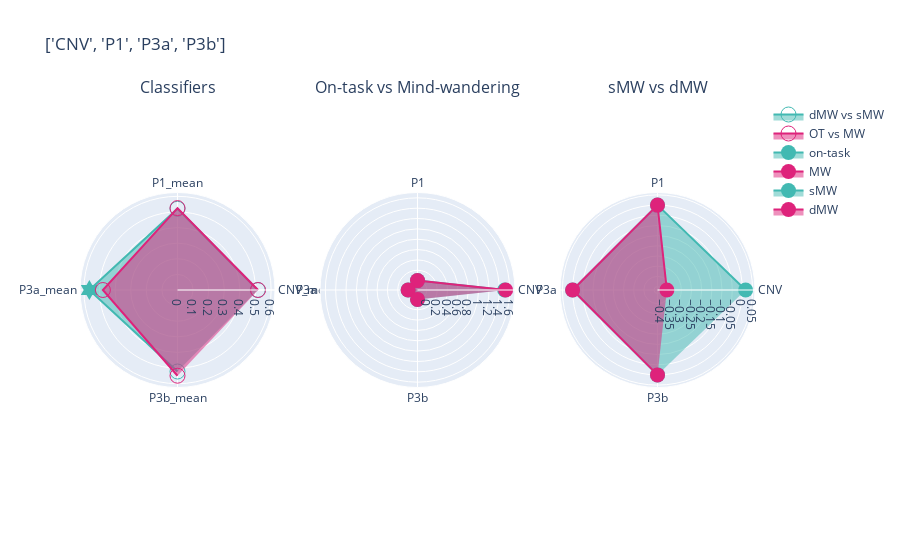
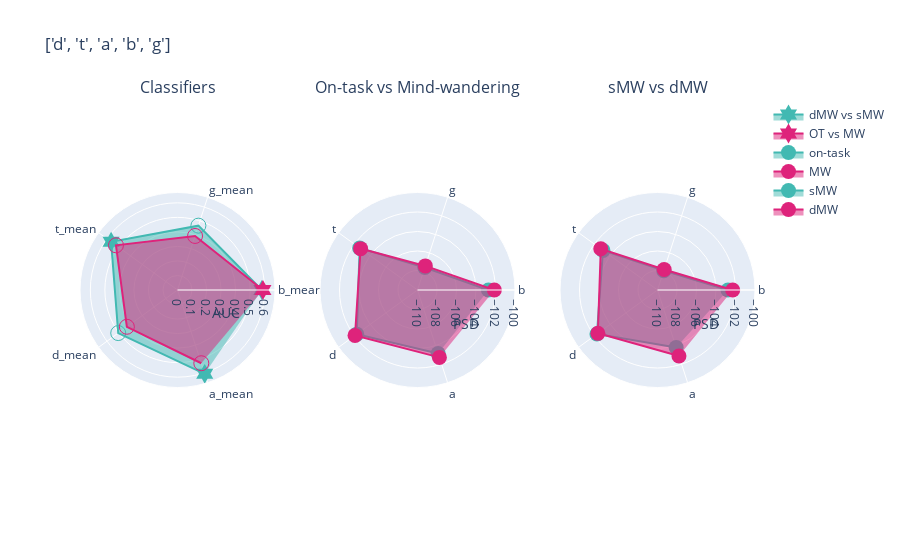
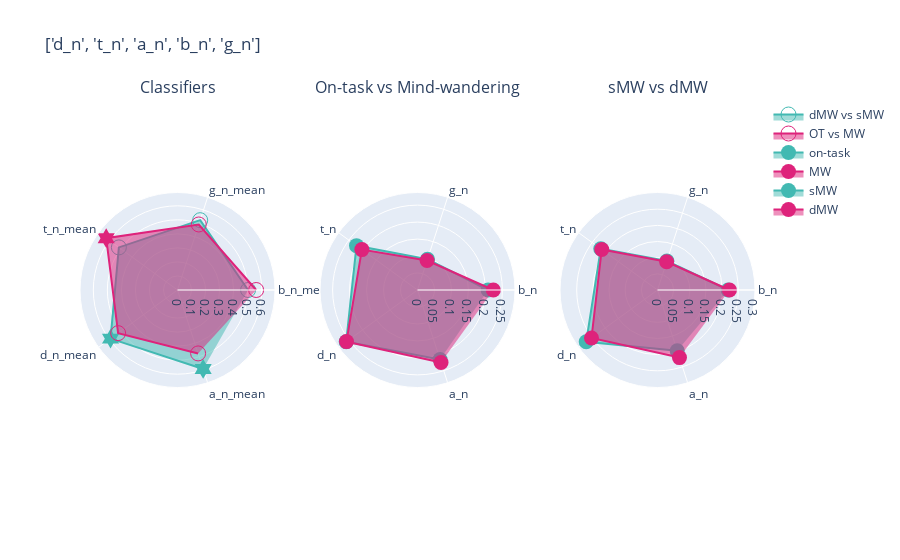
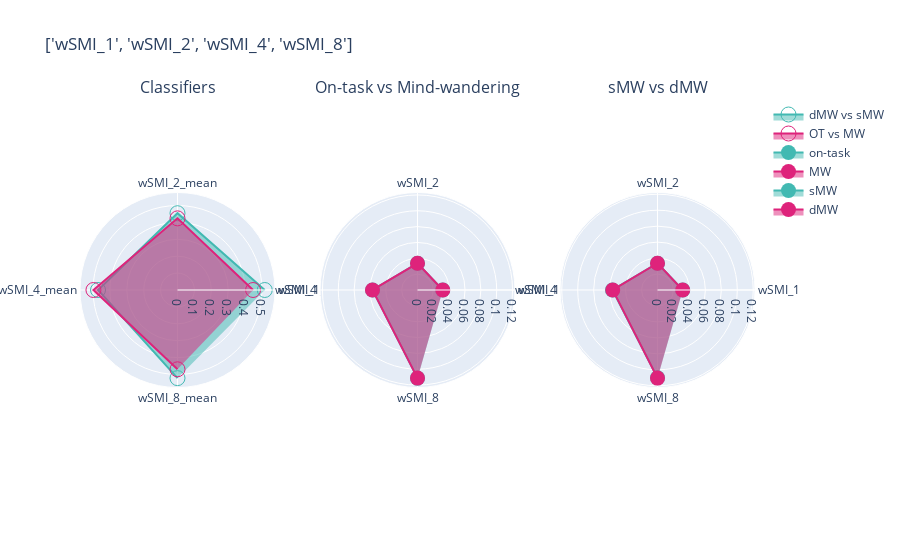

Notebook code cell kept with these figures, in order:
### Markdown cell above
# Radar plots for all type of markers

### Code cell
for i in types_markers:
    marker = i
    smw  = df_mw.query("mind == 'sMW'")
    smw = smw[smw['markers'].isin([i for i in marker])]
    dmw  = df_mw.query("mind == 'dMW'")
    dmw = dmw[dmw['markers'].isin([i for i in marker])]
    MW  = df_mind.query("mind2 == 'mw'")
    MW = MW[MW['markers'].isin([i for i in marker])]
    ot  = df_mind.query("mind2 == 'on-task'")
    ot = ot[ot['markers'].isin([i for i in marker])]
    mw =aucs_mw[aucs_mw['index'].isin([i+'_mean' for i in marker])]
    mind =aucs_mind[aucs_mind['index'].isin([i+'_mean' for i in marker])]


    fig = make_subplots(rows=1, cols=3, 
                        subplot_titles = ['Classifiers', 'On-task vs Mind-wandering','sMW vs dMW'],
                        specs=[[{"type": "scatterpolar"}, {"type": "polar"}, {"type": "polar"}]])

    fig.add_trace(go.Scatterpolar(
        r=mw.auc,
        theta=mw['index'],
        fill='toself',
        name='dMW vs sMW', 
        marker = {'color':lblue, 'size': 15},
        marker_symbol= symbol_fun(mw['index'], significant_mw)
    ),
        row = 1, col = 1)

    fig.add_trace(go.Scatterpolar(
        r=mind.auc,
        theta=mind['index'],
        fill='toself',
        name='OT vs MW',
        marker = {'color':pink, 'size': 15},
        marker_symbol= symbol_fun(mind['index'], significant_mind)
    ),
        row = 1, col = 1)

    fig.add_trace(go.Scatterpolar(
        r=ot.val,
        theta=ot['markers'],
        fill='toself',
        name='on-task', 
        marker = {'color':lblue, 'size': 15},
    #     marker_symbol= symbol_fun(dmw['markers'])
    ),
        row = 1, col = 2)

    fig.add_trace(go.Scatterpolar(
        r=MW.val,
        theta=MW['markers'],
        fill='toself',
        name='MW',
        marker = {'color':pink, 'size': 15},
    #     marker_symbol= 'symbol_fun(smw['markers'])'
    ),
        row = 1, col = 2)

    fig.add_trace(go.Scatterpolar(
        r=smw.val,
        theta=dmw['markers'],
        fill='toself',
        name='sMW', 
        marker = {'color':lblue, 'size': 15},
    #     marker_symbol= symbol_fun(dmw['markers'])
    ),
        row = 1, col = 3)

    fig.add_trace(go.Scatterpolar(
        r=dmw.val,
        theta=dmw['markers'],
        fill='toself',
        name='dMW',
        marker = {'color':pink, 'size': 15},
    #     marker_symbol= symbol_fun(smw['markers'])
    ),
        row = 1, col = 3)
    
    if marker == freqs:
        fig.update_polars(radialaxis= {'title': 'AUC',}, row=1, col=1)
        fig.update_polars(radialaxis= {'title': 'PSD','range':[-110, -100]}, row=1, col=2)
        fig.update_polars(radialaxis= {'title': 'PSD','range':[-110, -100]}, row=1, col=3)
    elif marker == p_e:
        fig.update_polars(radialaxis= {'title': 'AUC',}, row=1, col=1)
        fig.update_polars(radialaxis= {'title': 'PSD','range':[0.5, 1]}, row=1, col=2)
        fig.update_polars(radialaxis= {'title': 'PSD','range':[0.5, 1]}, row=1, col=3)

    fig.update_layout(
        title=f"{marker}",
    #     width=500,
    #     height=500,

        polar=dict(
        radialaxis=dict(
          visible=True,

        ),
      ),

    )

    fig.show()
#     pio.write_json(fig, 'Figs/radar_auc_freq_n.plotly')

### Figure 1 — Plotly figure (JSON) as saved in the notebook; plotly's stock layout.template omitted (floating-point values rounded to 4 significant figures)
{"data": [{"fill": "toself", "marker": {"color": "#42B9B2", "size": 15, "symbol": ["circle-open", "circle-open", "hexagram", "circle-open"]}, "name": "dMW vs sMW", "r": [0.5141, 0.5206, 0.5647, 0.5222], "subplot": "polar", "theta": ["CNV_mean", "P1_mean", "P3a_mean", "P3b_mean"], "type": "scatterpolar"}, {"fill": "toself", "marker": {"color": "#DE237B", "size": 15, "symbol": ["circle-open", "circle-open", "circle-open", "circle-open"]}, "name": "OT vs MW", "r": [0.5163, 0.5248, 0.4782, 0.5493], "subplot": "polar", "theta": ["CNV_mean", "P1_mean", "P3a_mean", "P3b_mean"], "type": "scatterpolar"}, {"fill": "toself", "marker": {"color": "#42B9B2", "size": 15}, "name": "on-task", "r": [1.504, 9.045e-07, 5.296e-07, 1.475e-06], "subplot": "polar2", "theta": ["CNV", "P1", "P3a", "P3b"], "type": "scatterpolar"}, {"fill": "toself", "marker": {"color": "#DE237B", "size": 15}, "name": "MW", "r": [1.522, 3.372e-07, -2.889e-07, 8.672e-07], "subplot": "polar2", "theta": ["CNV", "P1", "P3a", "P3b"], "type": "scatterpolar"}, {"fill": "toself", "marker": {"color": "#42B9B2", "size": 15}, "name": "sMW", "r": [0.01583, 3.141e-07, -4.459e-07, 1.504e-06], "subplot": "polar3", "theta": ["CNV", "P1", "P3a", "P3b"], "type": "scatterpolar"}, {"fill": "toself", "marker": {"color": "#DE237B", "size": 15}, "name": "dMW", "r": [-0.371, -1.692e-07, -1.253e-06, 1.214e-06], "subplot": "polar3", "theta": ["CNV", "P1", "P3a", "P3b"], "type": "scatterpolar"}], "layout": {"annotations": [{"font": {"size": 16}, "showarrow": false, "text": "Classifiers", "x": 0.1444, "xanchor": "center", "xref": "paper", "y": 1, "yanchor": "bottom", "yref": "paper"}, {"font": {"size": 16}, "showarrow": false, "text": "On-task vs Mind-wandering", "x": 0.5, "xanchor": "center", "xref": "paper", "y": 1, "yanchor": "bottom", "yref": "paper"}, {"font": {"size": 16}, "showarrow": false, "text": "sMW vs dMW", "x": 0.8556, "xanchor": "center", "xref": "paper", "y": 1, "yanchor": "bottom", "yref": "paper"}], "autosize": true, "polar": {"angularaxis": {"type": "category"}, "domain": {"x": [0, 0.2889], "y": [0, 1]}, "radialaxis": {"autorange": true, "range": [0, 0.6068], "type": "linear", "visible": true}}, "polar2": {"angularaxis": {"type": "category"}, "domain": {"x": [0.3556, 0.6444], "y": [0, 1]}, "radialaxis": {"autorange": true, "range": [-0.1227, 1.645], "type": "linear"}}, "polar3": {"angularaxis": {"type": "category"}, "domain": {"x": [0.7111, 1], "y": [0, 1]}, "radialaxis": {"autorange": true, "range": [-0.4021, 0.04702], "type": "linear"}}, "title": {"text": "['CNV', 'P1', 'P3a', 'P3b']"}}}

### Figure 2 — Plotly figure (JSON) as saved in the notebook; plotly's stock layout.template omitted (floating-point values rounded to 4 significant figures)
{"data": [{"fill": "toself", "marker": {"color": "#42B9B2", "size": 15, "symbol": ["hexagram", "circle-open", "hexagram", "circle-open", "hexagram"]}, "name": "dMW vs sMW", "r": [0.5804, 0.4656, 0.5649, 0.5044, 0.6066], "subplot": "polar", "theta": ["b_mean", "g_mean", "t_mean", "d_mean", "a_mean"], "type": "scatterpolar"}, {"fill": "toself", "marker": {"color": "#DE237B", "size": 15, "symbol": ["hexagram", "circle-open", "circle-open", "circle-open", "circle-open"]}, "name": "OT vs MW", "r": [0.588, 0.3911, 0.5234, 0.4308, 0.53], "subplot": "polar", "theta": ["b_mean", "g_mean", "t_mean", "d_mean", "a_mean"], "type": "scatterpolar"}, {"fill": "toself", "marker": {"color": "#42B9B2", "size": 15}, "name": "on-task", "r": [-102.7, -107.6, -102.7, -102.3, -103.2], "subplot": "polar2", "theta": ["b", "g", "t", "d", "a"], "type": "scatterpolar"}, {"fill": "toself", "marker": {"color": "#DE237B", "size": 15}, "name": "MW", "r": [-102.1, -107.4, -102.8, -102.1, -102.7], "subplot": "polar2", "theta": ["b", "g", "t", "d", "a"], "type": "scatterpolar"}, {"fill": "toself", "marker": {"color": "#42B9B2", "size": 15}, "name": "sMW", "r": [-102.8, -107.9, -103.1, -102.3, -103.8], "subplot": "polar3", "theta": ["b", "g", "t", "d", "a"], "type": "scatterpolar"}, {"fill": "toself", "marker": {"color": "#DE237B", "size": 15}, "name": "dMW", "r": [-102.3, -107.8, -102.8, -102.4, -102.9], "subplot": "polar3", "theta": ["b", "g", "t", "d", "a"], "type": "scatterpolar"}], "layout": {"annotations": [{"font": {"size": 16}, "showarrow": false, "text": "Classifiers", "x": 0.1444, "xanchor": "center", "xref": "paper", "y": 1, "yanchor": "bottom", "yref": "paper"}, {"font": {"size": 16}, "showarrow": false, "text": "On-task vs Mind-wandering", "x": 0.5, "xanchor": "center", "xref": "paper", "y": 1, "yanchor": "bottom", "yref": "paper"}, {"font": {"size": 16}, "showarrow": false, "text": "sMW vs dMW", "x": 0.8556, "xanchor": "center", "xref": "paper", "y": 1, "yanchor": "bottom", "yref": "paper"}], "autosize": true, "polar": {"angularaxis": {"type": "category"}, "domain": {"x": [0, 0.2889], "y": [0, 1]}, "radialaxis": {"autorange": true, "range": [0, 0.6519], "title": {"text": "AUC"}, "type": "linear", "visible": true}}, "polar2": {"angularaxis": {"type": "category"}, "domain": {"x": [0.3556, 0.6444], "y": [0, 1]}, "radialaxis": {"autorange": false, "range": [-110, -100], "title": {"text": "PSD"}, "type": "linear"}}, "polar3": {"angularaxis": {"type": "category"}, "domain": {"x": [0.7111, 1], "y": [0, 1]}, "radialaxis": {"autorange": false, "range": [-110, -100], "title": {"text": "PSD"}, "type": "linear"}}, "title": {"text": "['d', 't', 'a', 'b', 'g']"}}}

### Figure 3 — Plotly figure (JSON) as saved in the notebook; plotly's stock layout.template omitted (floating-point values rounded to 4 significant figures)
{"data": [{"fill": "toself", "marker": {"color": "#42B9B2", "size": 15, "symbol": ["circle-open", "circle-open", "circle-open", "hexagram", "hexagram"]}, "name": "dMW vs sMW", "r": [0.503, 0.5233, 0.5166, 0.5899, 0.5917], "subplot": "polar", "theta": ["b_n_mean", "g_n_mean", "t_n_mean", "d_n_mean", "a_n_mean"], "type": "scatterpolar"}, {"fill": "toself", "marker": {"color": "#DE237B", "size": 15, "symbol": ["circle-open", "circle-open", "hexagram", "circle-open", "circle-open"]}, "name": "OT vs MW", "r": [0.5608, 0.491, 0.6281, 0.523, 0.4753], "subplot": "polar", "theta": ["b_n_mean", "g_n_mean", "t_n_mean", "d_n_mean", "a_n_mean"], "type": "scatterpolar"}, {"fill": "toself", "marker": {"color": "#42B9B2", "size": 15}, "name": "on-task", "r": [0.2079, 0.09534, 0.2221, 0.2596, 0.215], "subplot": "polar2", "theta": ["b_n", "g_n", "t_n", "d_n", "a_n"], "type": "scatterpolar"}, {"fill": "toself", "marker": {"color": "#DE237B", "size": 15}, "name": "MW", "r": [0.2233, 0.09118, 0.2025, 0.2587, 0.2243], "subplot": "polar2", "theta": ["b_n", "g_n", "t_n", "d_n", "a_n"], "type": "scatterpolar"}, {"fill": "toself", "marker": {"color": "#42B9B2", "size": 15}, "name": "sMW", "r": [0.2186, 0.09427, 0.217, 0.2727, 0.1975], "subplot": "polar3", "theta": ["b_n", "g_n", "t_n", "d_n", "a_n"], "type": "scatterpolar"}, {"fill": "toself", "marker": {"color": "#DE237B", "size": 15}, "name": "dMW", "r": [0.2226, 0.09181, 0.2133, 0.2524, 0.2199], "subplot": "polar3", "theta": ["b_n", "g_n", "t_n", "d_n", "a_n"], "type": "scatterpolar"}], "layout": {"annotations": [{"font": {"size": 16}, "showarrow": false, "text": "Classifiers", "x": 0.1444, "xanchor": "center", "xref": "paper", "y": 1, "yanchor": "bottom", "yref": "paper"}, {"font": {"size": 16}, "showarrow": false, "text": "On-task vs Mind-wandering", "x": 0.5, "xanchor": "center", "xref": "paper", "y": 1, "yanchor": "bottom", "yref": "paper"}, {"font": {"size": 16}, "showarrow": false, "text": "sMW vs dMW", "x": 0.8556, "xanchor": "center", "xref": "paper", "y": 1, "yanchor": "bottom", "yref": "paper"}], "autosize": true, "polar": {"angularaxis": {"type": "category"}, "domain": {"x": [0, 0.2889], "y": [0, 1]}, "radialaxis": {"autorange": true, "range": [0, 0.675], "type": "linear", "visible": true}}, "polar2": {"angularaxis": {"type": "category"}, "domain": {"x": [0.3556, 0.6444], "y": [0, 1]}, "radialaxis": {"autorange": true, "range": [0, 0.2789], "type": "linear"}}, "polar3": {"angularaxis": {"type": "category"}, "domain": {"x": [0.7111, 1], "y": [0, 1]}, "radialaxis": {"autorange": true, "range": [0, 0.293], "type": "linear"}}, "title": {"text": "['d_n', 't_n', 'a_n', 'b_n', 'g_n']"}}}

### Figure 4 — Plotly figure (JSON) as saved in the notebook; plotly's stock layout.template omitted (floating-point values rounded to 4 significant figures)
{"data": [{"fill": "toself", "marker": {"color": "#42B9B2", "size": 15, "symbol": ["circle-open", "circle-open", "circle-open", "circle-open"]}, "name": "dMW vs sMW", "r": [0.5164, 0.4547, 0.4704, 0.5216], "subplot": "polar", "theta": ["wSMI_1_mean", "wSMI_2_mean", "wSMI_4_mean", "wSMI_8_mean"], "type": "scatterpolar"}, {"fill": "toself", "marker": {"color": "#DE237B", "size": 15, "symbol": ["circle-open", "circle-open", "circle-open", "circle-open"]}, "name": "OT vs MW", "r": [0.4472, 0.4241, 0.4975, 0.4694], "subplot": "polar", "theta": ["wSMI_1_mean", "wSMI_2_mean", "wSMI_4_mean", "wSMI_8_mean"], "type": "scatterpolar"}, {"fill": "toself", "marker": {"color": "#42B9B2", "size": 15}, "name": "on-task", "r": [0.03184, 0.03386, 0.05672, 0.1112], "subplot": "polar2", "theta": ["wSMI_1", "wSMI_2", "wSMI_4", "wSMI_8"], "type": "scatterpolar"}, {"fill": "toself", "marker": {"color": "#DE237B", "size": 15}, "name": "MW", "r": [0.03195, 0.03374, 0.05686, 0.1112], "subplot": "polar2", "theta": ["wSMI_1", "wSMI_2", "wSMI_4", "wSMI_8"], "type": "scatterpolar"}, {"fill": "toself", "marker": {"color": "#42B9B2", "size": 15}, "name": "sMW", "r": [0.03165, 0.03352, 0.05646, 0.11], "subplot": "polar3", "theta": ["wSMI_1", "wSMI_2", "wSMI_4", "wSMI_8"], "type": "scatterpolar"}, {"fill": "toself", "marker": {"color": "#DE237B", "size": 15}, "name": "dMW", "r": [0.03159, 0.03361, 0.05611, 0.1105], "subplot": "polar3", "theta": ["wSMI_1", "wSMI_2", "wSMI_4", "wSMI_8"], "type": "scatterpolar"}], "layout": {"annotations": [{"font": {"size": 16}, "showarrow": false, "text": "Classifiers", "x": 0.1444, "xanchor": "center", "xref": "paper", "y": 1, "yanchor": "bottom", "yref": "paper"}, {"font": {"size": 16}, "showarrow": false, "text": "On-task vs Mind-wandering", "x": 0.5, "xanchor": "center", "xref": "paper", "y": 1, "yanchor": "bottom", "yref": "paper"}, {"font": {"size": 16}, "showarrow": false, "text": "sMW vs dMW", "x": 0.8556, "xanchor": "center", "xref": "paper", "y": 1, "yanchor": "bottom", "yref": "paper"}], "autosize": true, "polar": {"angularaxis": {"type": "category"}, "domain": {"x": [0, 0.2889], "y": [0, 1]}, "radialaxis": {"autorange": true, "range": [0, 0.5605], "type": "linear", "visible": true}}, "polar2": {"angularaxis": {"type": "category"}, "domain": {"x": [0.3556, 0.6444], "y": [0, 1]}, "radialaxis": {"autorange": true, "range": [0, 0.1195], "type": "linear"}}, "polar3": {"angularaxis": {"type": "category"}, "domain": {"x": [0.7111, 1], "y": [0, 1]}, "radialaxis": {"autorange": true, "range": [0, 0.1187], "type": "linear"}}, "title": {"text": "['wSMI_1', 'wSMI_2', 'wSMI_4', 'wSMI_8']"}}}
